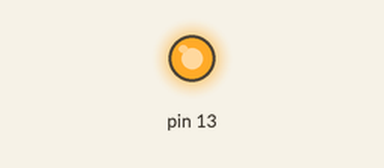
A sketch run on a simulated Arduino Uno, built with avr-gcc and run on an emulated ATmega328P. Shown: output pins drawn as LEDs (lit = HIGH). What the sketch prints to the serial monitor is not drawn.

Above: at 0.1 s.
Timing chart, 0 to 1.6 s (numbered marks = the images above):
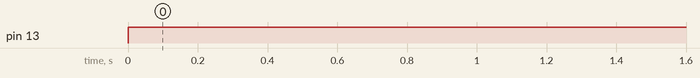

Measured:
- by itself, pin 13: LOW → HIGH at 0.00 s

The sketch:

delay_testing.ino
```cpp
void setup() {
Serial.begin(9600);
pinMode(13, OUTPUT);

}

void loop() {
digitalWrite(13, HIGH);
Serial.print("LED ON");
delay(300000);

digitalWrite(13, LOW);
Serial.println(" LED OFF");
delay(300000);

}
```
